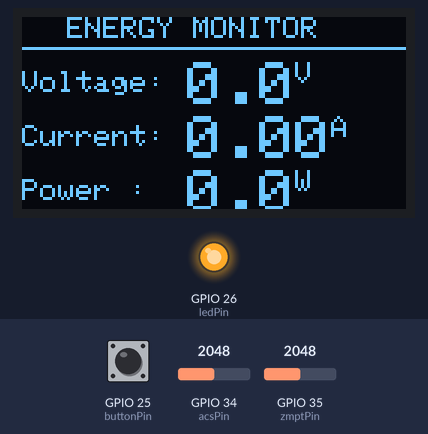
The sketch below on a simulated ESP32. On the bench: 128×64 one-colour display, output pins drawn as LEDs (lit = HIGH). Inputs (shaded band) come from the test bench; at power-on: GPIO 25 (buttonPin) HIGH, GPIO 34 (acsPin) = 2048, GPIO 35 (zmptPin) = 2048. WiFi joins after 1.5 s; servers stay silent unless stated; random numbers use the default seed unless the sketch sets one; no MQTT or app messages arrive unless stated; what the sketch prints to the serial monitor is not drawn.

Above: at 9.6 s.
9.7 s: GPIO 25 (buttonPin) pulled LOW for 0.15 s
At 11.1 s:
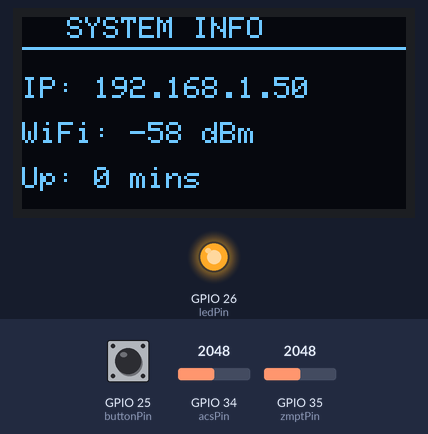
11.4 s: GPIO 25 (buttonPin) pulled LOW for 1 s
At 13.7 s:
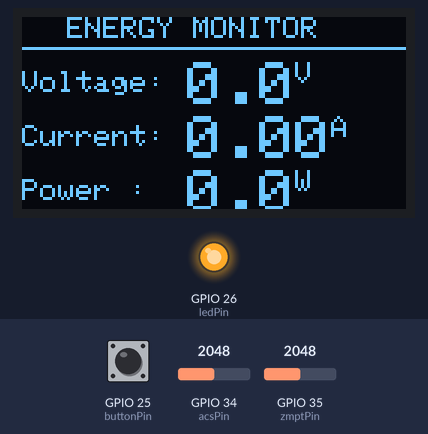
14.0 s: GPIO 34 (acsPin) set to 2129
At 15.3 s:
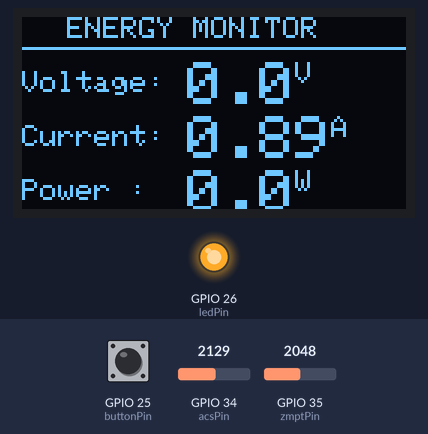
15.6 s: GPIO 35 (zmptPin) set to 2866
At 16.3 s:
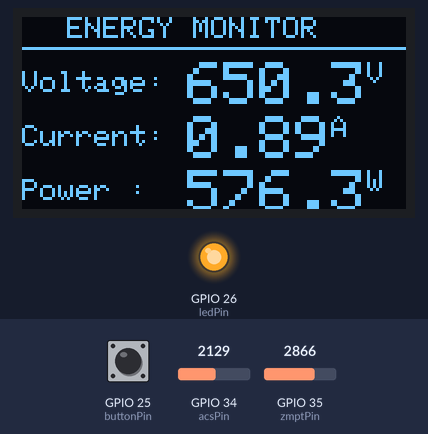
17.2 s: GPIO 35 (zmptPin) set to 1228
At 17.82 s:
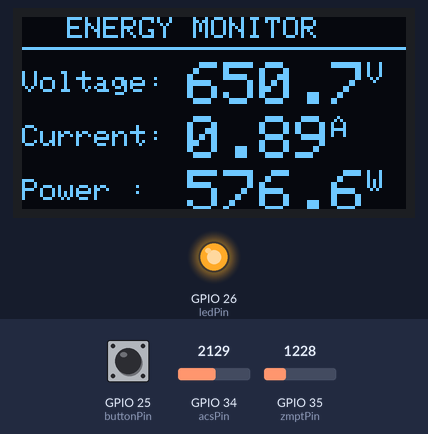
18.8 s: GPIO 34 (acsPin) set to 2866
At 18.93 s:
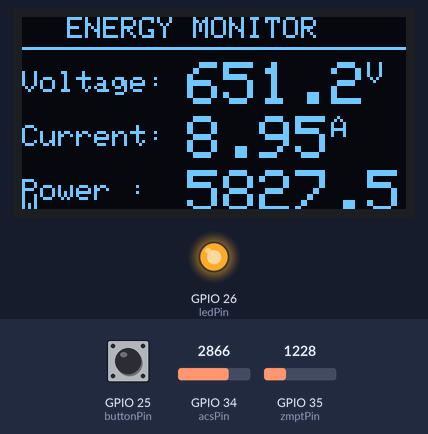
Timing chart, 0 to 21.3 s (numbered marks = the images above; inputs shaded):
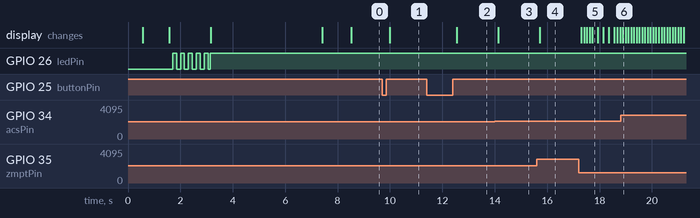

The sketch:

esp32_firmware.ino
```cpp
#include <Wire.h>
#include <Adafruit_GFX.h>
#include <Adafruit_SH110X.h>
#include <WiFi.h>
#include <PubSubClient.h>
#include <ArduinoJson.h>
#include <WiFiManager.h>
#include <Ticker.h>

#define SCREEN_WIDTH 128
#define SCREEN_HEIGHT 64
#define OLED_RESET -1
Adafruit_SH1106G display(SCREEN_WIDTH, SCREEN_HEIGHT, &Wire, OLED_RESET);

// --- HARDWARE UI PINS ---
const int buttonPin = 25;
const int ledPin = 26;

// --- MQTT BROKER DETAILS ---
const char* mqtt_server = "broker.hivemq.com";
const int mqtt_port = 1883;
const char* mqtt_topic = "smartmeter/nazrul_final/raw";

WiFiClient espClient;
PubSubClient client(espClient);

// --- SENSOR PINS & CALIBRATION ---
const int acsPin = 34;
const int zmptPin = 35;

long adcOffsetZMPT = 0;
long adcOffsetACS = 0;

// MULTIPLIERS
const float voltageMultiplier = 0.795;
const float currentMultiplier = 0.01094;

float smoothedVoltage = 0;
float smoothedCurrent = 0;

// --- SYSTEM STATES ---
enum SystemState { CONNECTING, ONLINE, AP_MODE };
SystemState currentState = CONNECTING;

// --- UI STATE ---
int displayPage = 0; // 0 = Live Data, 1 = System Info

// --- TIMERS & BACKGROUND TASKS ---
unsigned long lastMsgTime = 0;
unsigned long lastWiFiReconnectAttempt = 0;
const long interval = 1000;
Ticker ledTicker;

// --- BUTTON LOGIC VARIABLES ---
unsigned long buttonPressTime = 0;
bool buttonPressed = false;
bool longPressHandled = false;

void toggleLED() {
  digitalWrite(ledPin, !digitalRead(ledPin));
}

void startSetupMode() {
  Serial.println("MANUAL WIFI SETUP TRIGGERED");
  currentState = AP_MODE;

  ledTicker.attach(1.0, toggleLED);

  display.clearDisplay();
  display.setTextSize(1);
  display.setTextColor(SH110X_WHITE);
  display.setCursor(0, 0);
  display.println("WIFI SETUP MODE");
  display.drawLine(0, 10, 128, 10, SH110X_WHITE);
  display.setCursor(0, 25);
  display.println("Connect phone to:");
  display.setCursor(0, 40);
  display.println("SmartMeter_Nazrul");
  display.display();

  WiFiManager wifiManager;
  wifiManager.startConfigPortal("SmartMeter_Nazrul");

  display.clearDisplay();
  display.setCursor(0, 25);
  display.println("Saved! Rebooting...");
  display.display();
  delay(1000);
  ESP.restart();
}

void handleButton() {
  bool currentReading = (digitalRead(buttonPin) == LOW);

  if (currentReading && !buttonPressed) {
    buttonPressTime = millis();
    buttonPressed = true;
    longPressHandled = false;
  }
  else if (currentReading && buttonPressed) {
    unsigned long duration = millis() - buttonPressTime;
    if (duration >= 5000 && !longPressHandled) {
      longPressHandled = true;
      startSetupMode();
    }
  }
  else if (!currentReading && buttonPressed) {
    buttonPressed = false;
    unsigned long duration = millis() - buttonPressTime;
    // SHORT PRESS: Toggle Display Page
    if (duration < 1000 && duration > 50 && !longPressHandled) {
      displayPage = !displayPage; // Flip between 0 and 1
      display.clearDisplay();     // Force a clear so it redraws instantly
      Serial.print("Screen toggled to page: ");
      Serial.println(displayPage);
    }
  }
}

void reconnectMQTT() {
  Serial.print("Attempting MQTT connection...");
  String clientId = "ESP32Client-FYP-";
  clientId += String(random(0xffff), HEX);
  if (client.connect(clientId.c_str())) {
    Serial.println("connected");
  } else {
    Serial.println("failed, will aggressively retry...");
    delay(500);
  }
}

void setup() {
  Serial.begin(115200);
  delay(500);

  pinMode(ledPin, OUTPUT);
  pinMode(buttonPin, INPUT_PULLUP);

  if(!display.begin(0x3C, true)) {
    Serial.println("OLED allocation failed");
    for(;;);
  }

  display.clearDisplay();
  display.setTextSize(1);
  display.setTextColor(SH110X_WHITE);
  display.setCursor(10, 25);
  display.println("SYSTEM BOOTING...");
  display.display();
  delay(1000);

  ledTicker.attach(0.15, toggleLED);

  // --- REVERTED TO CLEAN BOOT SCREEN ---
  display.clearDisplay();
  display.setCursor(0, 0);
  display.println("Connecting to WiFi..");
  display.setCursor(0, 25);
  display.println("Hold button 5 secs");
  display.setCursor(0, 35);
  display.println("for Setup Mode");
  display.display();

  WiFi.mode(WIFI_STA);
  WiFi.begin();

  while (WiFi.status() != WL_CONNECTED) {
    handleButton();
    delay(100);
  }

  client.setServer(mqtt_server, mqtt_port);
  while (!client.connected()) {
    handleButton();
    reconnectMQTT();
  }

  currentState = ONLINE;
  ledTicker.detach();
  digitalWrite(ledPin, HIGH);

  display.clearDisplay();
  display.setCursor(0, 20);
  display.println("WiFi Connected");
  display.setCursor(0, 40);
  display.println("Calibrating sensors..");
  display.display();

  Serial.println("Calibrating... DO NOT TOUCH THE SENSORS");
  adcOffsetZMPT = calibrateOffset(zmptPin);
  adcOffsetACS = calibrateOffset(acsPin);

  display.clearDisplay();
  // --- PERFECTLY CENTERED CALIBRATION TEXT ---
  display.setCursor(13, 30);
  display.setTextSize(1);
  display.println("Calibration Done!");
  display.display();
  delay(1000);
}

void loop() {
  handleButton();

  if (WiFi.status() != WL_CONNECTED) {
    if (currentState != CONNECTING) {
      currentState = CONNECTING;
      ledTicker.attach(0.15, toggleLED);
    }
    display.clearDisplay();
    display.setCursor(0, 20);
    display.println("WiFi Disconnected!");
    display.setCursor(0, 35);
    display.println("Reconnecting...");
    display.display();

    unsigned long now = millis();
    if (now - lastWiFiReconnectAttempt > 5000) {
      lastWiFiReconnectAttempt = now;
      WiFi.disconnect();
      WiFi.reconnect();
    }
    delay(100);
    return;
  }

  if (!client.connected()) {
    if (currentState != CONNECTING) {
      currentState = CONNECTING;
      ledTicker.attach(0.15, toggleLED);
    }
    display.clearDisplay();
    display.setCursor(0, 20);
    display.println("MQTT Disconnected!");
    display.setCursor(0, 35);
    display.println("Reconnecting...");
    display.display();

    reconnectMQTT();
    return;
  }

  if (currentState != ONLINE) {
    currentState = ONLINE;
    ledTicker.detach();
    digitalWrite(ledPin, HIGH);
  }

  client.loop();

  float rawVoltage = getRMS(zmptPin, adcOffsetZMPT) * voltageMultiplier;
  float rawCurrent = getRMS(acsPin, adcOffsetACS) * currentMultiplier;

  // --- UPDATED: EMA SMOOTHING WITH ZERO-SNAP & SURGE-SNAP ---
  if (smoothedVoltage == 0 && rawVoltage > 100) smoothedVoltage = rawVoltage;
  if (smoothedCurrent == 0) smoothedCurrent = rawCurrent;

  // Calculate difference to detect sudden power surges
  float currentDifference = abs(rawCurrent - smoothedCurrent);

  // 1. Zero-Snap (Appliance turned off or EMI noise)
  if (rawCurrent < 0.25) {
    smoothedCurrent = 0.00;
  }
  // 2. Surge-Snap (Sudden heavy load detected, bypass EMA)
  else if (currentDifference > 0.50) {
    smoothedCurrent = rawCurrent;
  }
  // 3. Steady-State EMA Smoothing (Alpha = 0.05)
  else {
    smoothedCurrent = (rawCurrent * 0.05) + (smoothedCurrent * 0.95);
  }

  float voltageDifference = abs(rawVoltage - smoothedVoltage);

  if (rawVoltage < 10.0) {
    smoothedVoltage = 0.00;
  } else if (voltageDifference > 5.0) {
    smoothedVoltage = rawVoltage;
  } else {
    smoothedVoltage = (rawVoltage * 0.05) + (smoothedVoltage * 0.95);
  }

  float displayVoltage = smoothedVoltage;
  float displayCurrent = smoothedCurrent;

  // NEW STRICTER DEADBAND FOR PERFBOARD
  if (displayCurrent < 0.25) displayCurrent = 0.00;
  if (displayVoltage < 10.0) displayVoltage = 0.00;

  float powerWatts = displayVoltage * displayCurrent;

  // --- UI RENDERING LOGIC ---
  display.clearDisplay();

  if (displayPage == 0) {
    // PAGE 1: LIVE DATA
    display.setTextSize(1);
    display.setCursor(15, 0);
    display.println("ENERGY MONITOR");
    display.drawLine(0, 10, 128, 10, SH110X_WHITE);

    display.setCursor(0, 18);
    display.print("Voltage: ");
    display.setTextSize(2);
    display.setCursor(55, 15);
    display.print(displayVoltage, 1);
    display.setTextSize(1);
    display.print("V");

    display.setCursor(0, 36);
    display.print("Current: ");
    display.setTextSize(2);
    display.setCursor(55, 33);
    display.print(displayCurrent, 2);
    display.setTextSize(1);
    display.print("A");

    display.setCursor(0, 54);
    display.print("Power : ");
    display.setTextSize(2);
    display.setCursor(55, 51);
    display.print(powerWatts, 1);
    display.setTextSize(1);
    display.print("W");

  } else {
    // PAGE 2: SYSTEM INFO
    display.setTextSize(1);
    display.setCursor(15, 0);
    display.println("SYSTEM INFO");
    display.drawLine(0, 10, 128, 10, SH110X_WHITE);

    display.setCursor(0, 20);
    display.print("IP: ");
    display.println(WiFi.localIP());

    display.setCursor(0, 35);
    display.print("WiFi: ");
    display.print(WiFi.RSSI());
    display.println(" dBm");

    display.setCursor(0, 50);
    display.print("Up: ");
    display.print(millis() / 60000);
    display.println(" mins");
  }

  display.display();

  // --- MQTT PUBLISH LOGIC ---
  unsigned long now = millis();
  if (now - lastMsgTime > interval) {
    lastMsgTime = now;
    StaticJsonDocument<200> doc;
    doc["voltage"] = serialized(String(displayVoltage, 1));
    doc["current"] = serialized(String(displayCurrent, 2));
    doc["power"] = serialized(String(powerWatts, 1));

    char jsonBuffer[512];
    serializeJson(doc, jsonBuffer);
    client.publish(mqtt_topic, jsonBuffer);
  }
}

long calibrateOffset(int pin) {
  long total = 0;
  int samples = 1000;
  for (int i = 0; i < samples; i++) {
    total += analogRead(pin);
    delay(2);
  }
  return total / samples;
}

float getRMS(int pin, long offset) {
  unsigned long startTime = millis();
  unsigned long sampleWindow = 40;
  double sumOfSquares = 0;
  int sampleCount = 0;

  while (millis() - startTime < sampleWindow) {
    int rawValue = analogRead(pin);
    long shiftedValue = rawValue - offset;
    sumOfSquares += ((double)shiftedValue * (double)shiftedValue);
    sampleCount++;
    delayMicroseconds(100);
  }
  float meanSquare = sumOfSquares / sampleCount;
  return sqrt(meanSquare);
}
```

Measured:
- the behaviour switches between 2070 and 2071 on GPIO 34 (acsPin) (found by bisection; images 2 and 3)
- after the input at 9.7 s, the display: changes after 0.30 s (image 1)
- after the input at 11.4 s, the display: changes after 1.1 s (image 2)
- after the input at 14.0 s, the display: changes after 0.13 s (image 3)
- after the input at 15.6 s, the display: changes after 0.11 s (image 4)
- after the input at 17.2 s, the display: first changes after 0.10 s (image 5 shows a later state)
